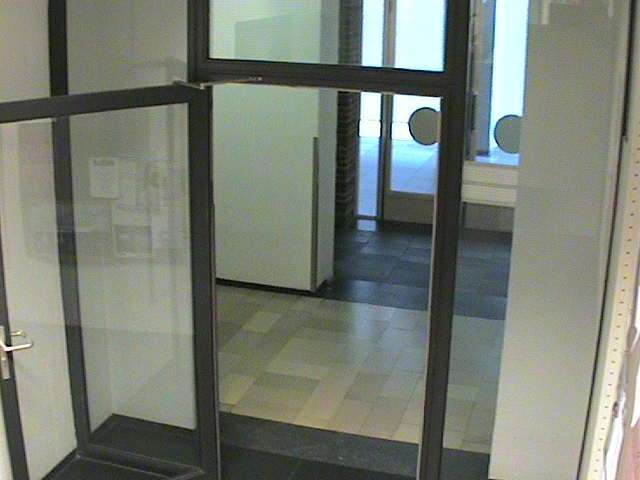
//> input picture archive/MOOCs/pgm/PGM_Programming_Assignment_3/inference/inference-src/libdai/examples/example_img_in1.jpg, 640 x 480 px
$ ./EdgeDetectors ../../../MOOCs/pgm/PGM_Programming_Assignment_3/inference/inference-src/libdai/examples/example_img_in1.jpg   (built with g++ and OpenCV 4)
//> lines starting //> are read from the running program, lines starting //| are printed output that depends on the picture
### archive/OpenCV/OpenCVPractice/EdgeDetectors/stdafx.h
// stdafx.h : include file for standard system include files,
// or project specific include files that are used frequently, but
// are changed infrequently
//

#pragma once

#include "targetver.h"

#include <stdio.h>
#include <tchar.h>


// TODO: reference additional headers your program requires here

### archive/OpenCV/OpenCVPractice/EdgeDetectors/EdgeDetectors.cpp


#include "stdafx.h"
#include <opencv2\imgproc\imgproc.hpp>
#include <opencv2\highgui\highgui.hpp>
#include <stdlib.h>
#include <stdio.h>
#include <iostream>

using namespace cv;

/// Global variables

Mat src, src_gray;
Mat dst, detected_edges;

int edgeThresh = 1;
int lowThreshold;
int const max_lowThreshold = 100;
int ratio = 3;
int kernel_size = 3;
char* window_name = "Edge Map";

/**
 * @function CannyThreshold
 * @brief Trackbar callback - Canny thresholds input with a ratio 1:3
 */
void CannyThreshold(int, void*)
{
  /// Reduce noise with a kernel 3x3
  blur( src_gray, detected_edges, Size(3,3) );

  /// Canny detector
  Canny( detected_edges, detected_edges, lowThreshold, lowThreshold*ratio, kernel_size );

  /// Using Canny's output as a mask, we display our result
  dst = Scalar::all(0);

  src.copyTo( dst, detected_edges);
  imshow( window_name, dst );
 }


/** @function main */
int main( int argc, char** argv )
{
  std::cout << "Entered Program";
  /// Load an image
  src = imread( argv[1] );
//> src is the input picture: 480 rows x 640 cols, CV_8UC3; mean B, G, R 115.3, 126.1, 119.8

  if( !src.data )
  { return -1; }

  //show original image
  imshow("Original Image", src);

  /// Create a matrix of the same type and size as src (for dst)
  dst.create( src.size(), src.type() );

  /// Convert the image to grayscale
  cvtColor( src, src_gray, CV_BGR2GRAY );
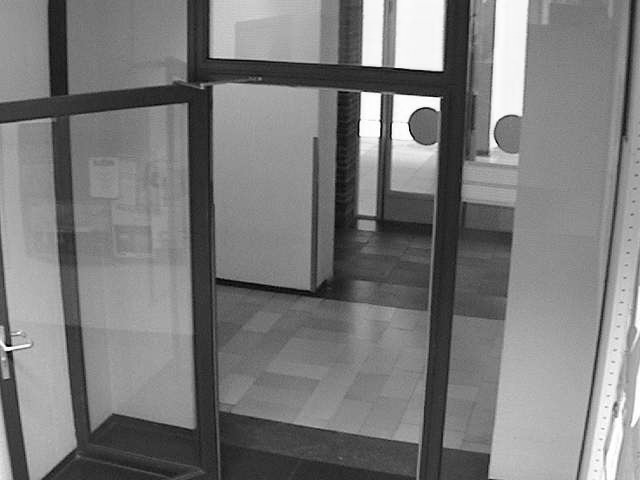
//> src_gray: 480 rows x 640 cols, CV_8UC1; min 1, max 255, mean 123

  /// Create a window
  namedWindow( window_name, CV_WINDOW_AUTOSIZE );

  /// Create a Trackbar for user to enter threshold
  createTrackbar( "Min Threshold:", window_name, &lowThreshold, max_lowThreshold, CannyThreshold );

  /// Show the image
  CannyThreshold(0, 0);
//> in CannyThreshold, `Canny( detected_edges, detected_edges, lowThreshold, lowThreshold*rati..`:
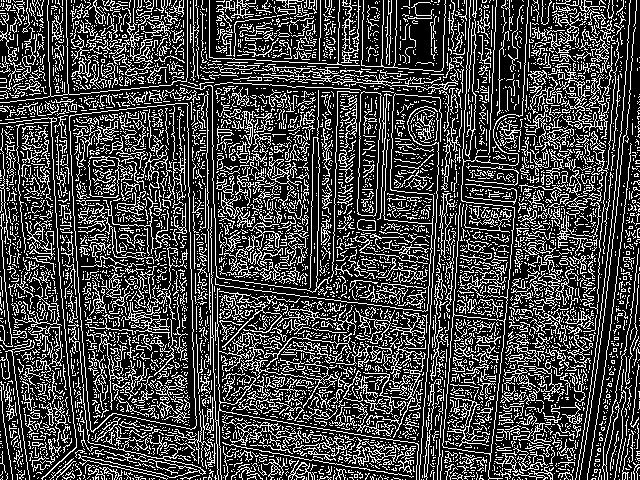
//> detected_edges: 480 rows x 640 cols, CV_8UC1; 27.2% white in thin lines or dots
//> in CannyThreshold, `src.copyTo( dst, detected_edges);`:
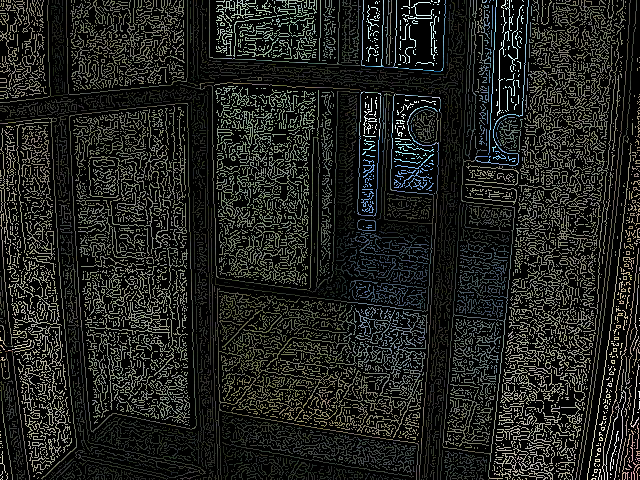
//> dst: 480 rows x 640 cols, CV_8UC3; mean B, G, R 30.8, 33.7, 32.1

  /// Wait until user exit program by pressing a key
  waitKey(0);

  return 0;
  }
